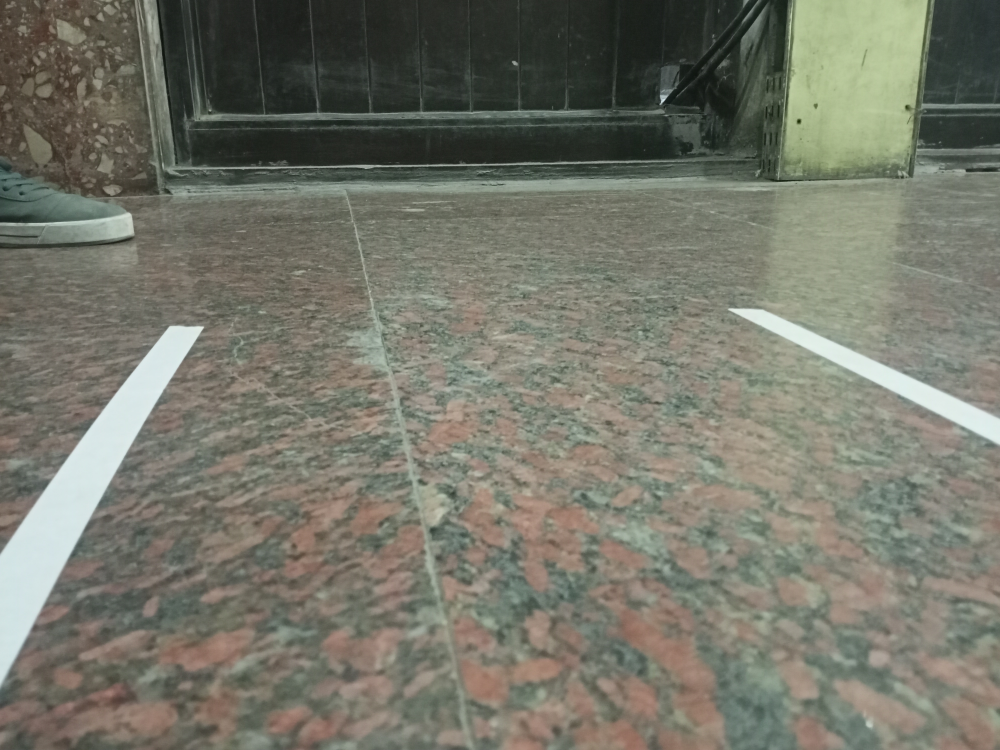
#> input picture auto-drive/lane6.jpg, 4000 x 3000 px (shown at 1/4 size)
$ jupyter execute --allow-errors Autonomous-Lane-Navigation.ipynb
#> lines starting #> are read from the running program, lines starting #| are printed output that depends on the picture; after the words box and inside, x2 and y2 are one past the last pixel; in counts of white or black regions, pixels touching at a corner belong together
# Lane Detection

Source : [DeepPiCar](#https://towardsdatascience.com/deeppicar-part-1-102e03c83f2c)
<br/>
Lane Detection : [auto steering](#https://towardsdatascience.com/deeppicar-part-4-lane-following-via-opencv-737dd9e47c96)
<br/>
Github : [Full Code for reference](#https://github.com/dctian/DeepPiCar/tree/master/driver/code)

[cell 1]
import cv2
import matplotlib.pyplot as plt
import numpy as np
import logging
import math

#> (a cell that did not finish here is left out)

Take image and transform it to HSV

[cell 3]
frame = cv2.imread("lane6.jpg")
#> frame is the input picture: shape (3000, 4000, 3); mean B, G, R 106, 118.4, 117.7
hsv = cv2.cvtColor(frame, cv2.COLOR_BGR2HSV)
#> hsv: shape (3000, 4000, 3); mean H, S, V 38.1, 35.5, 121.9

frameBlue = cv2.imread("laneBlue1.jpg")
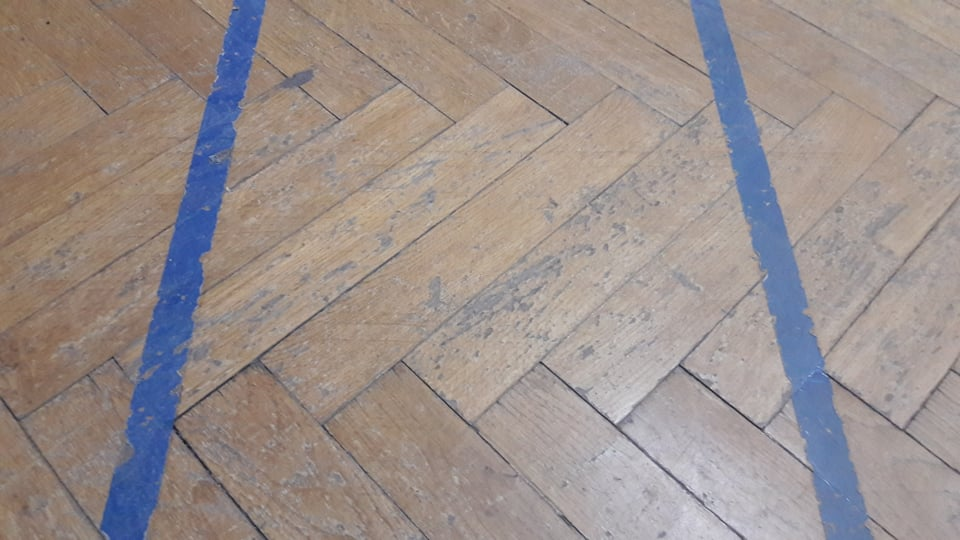
#> input picture auto-drive/laneBlue1.jpg, 960 x 540 px
#> frameBlue is the input picture: shape (540, 960, 3); mean B, G, R 140.2, 143.7, 154.6
hsvBlue = cv2.cvtColor(frameBlue, cv2.COLOR_BGR2HSV)
#> hsvBlue: shape (540, 960, 3); mean H, S, V 34.3, 45.3, 161.3

plt.figure()
plt.imshow(cv2.cvtColor(frame, cv2.COLOR_BGR2RGB))
plt.xticks([]), plt.yticks([])


plt.figure()
plt.imshow(cv2.cvtColor(frameBlue, cv2.COLOR_BGR2RGB))
plt.xticks([]), plt.yticks([])

Filter the track color (White or Blue) only from the frame using Mask

[cell 4]
#range of white in HSV
lowerWhite = np.array([0,0,168])
upperWhite = np.array([172,111,255])

# Range of Blue in HSV
lowerBlue = np.array([60,40,40])
upperBlue = np.array([150,255,255])

# Threshold the HSV image to get only the white
mask = cv2.inRange(hsv, lowerWhite, upperWhite)
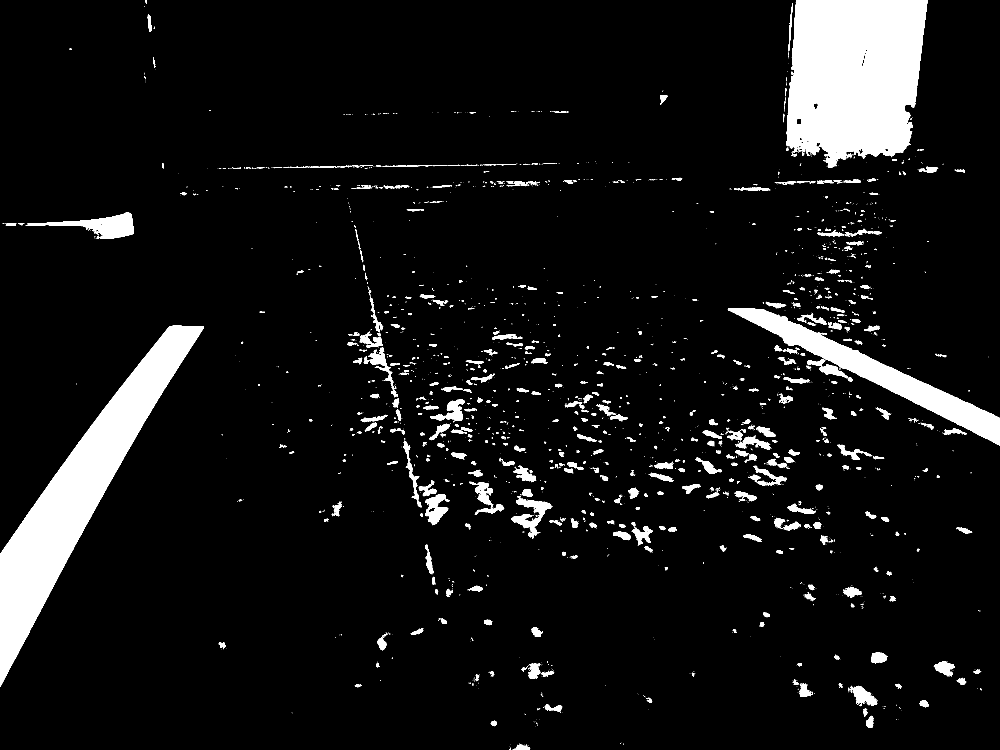
#> mask: shape (3000, 4000) (shown at 1/4 size); 7.5% white; 2870 white regions (2175 under 20 px), largest, box (x1, y1, x2, y2) and area: (3145, 0, 3711, 672) 308541, (0, 1302, 816, 2748) 268898, (2911, 1232, 4000, 1782) 94497
# Bitwise-AND mask and original image
res = cv2.bitwise_and(frame, frame, mask= mask)
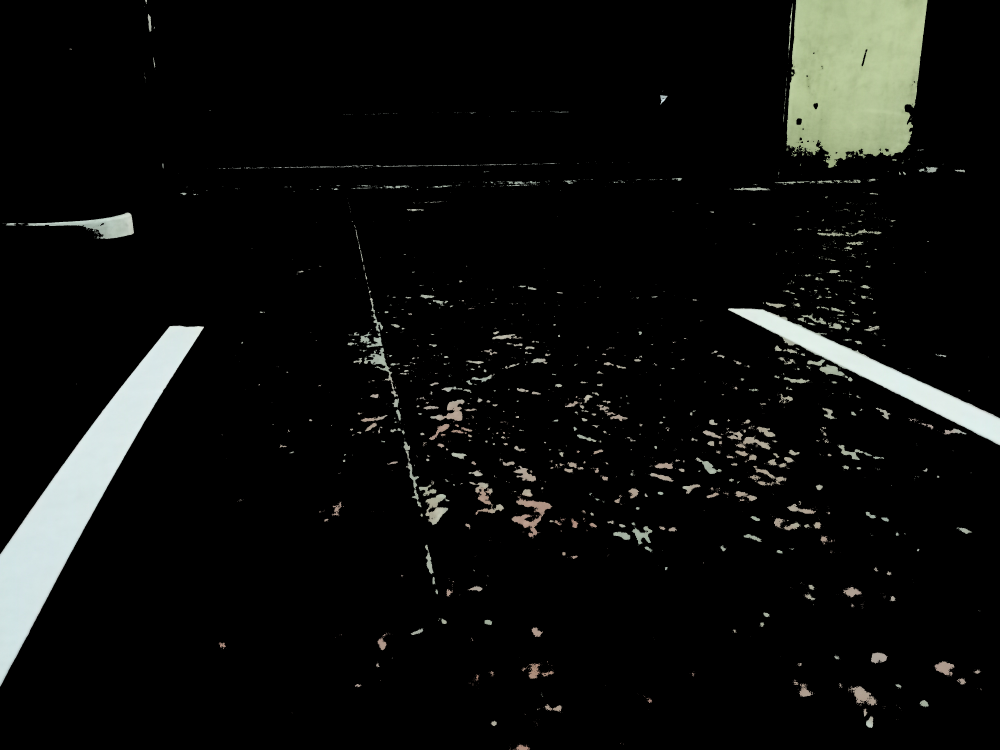
#> res: shape (3000, 4000, 3) (shown at 1/4 size); mean B, G, R 13.6, 15, 14.3

# Threshold the HSV image to get only the Blue
maskBlue = cv2.inRange(hsvBlue, lowerBlue, upperBlue)
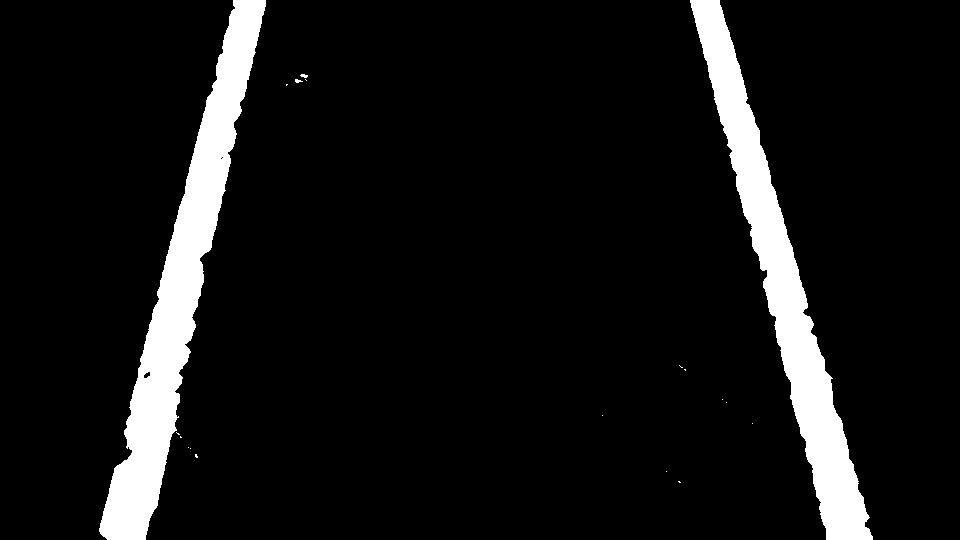
#> maskBlue: shape (540, 960); 8.3% white; 19 white regions (15 under 20 px), largest, box (x1, y1, x2, y2) and area: (99, 0, 266, 540) 22357, (690, 0, 873, 540) 20448, (300, 74, 308, 78) 22, (295, 79, 303, 83) 20

plt.figure()
plt.imshow(cv2.cvtColor(mask, cv2.COLOR_BGR2RGB))
plt.xticks([]), plt.yticks([])

plt.figure()
plt.imshow(cv2.cvtColor(maskBlue, cv2.COLOR_BGR2RGB))
plt.xticks([]), plt.yticks([])

# Detecting Edges of lane

[cell 5]
edges = cv2.Canny(maskBlue, 200, 400)
#> edges: shape (540, 960); 0.48% white in thin lines or dots, all inside (x1, y1, x2, y2) = (98, 0, 873, 540)

plt.figure()
plt.imshow(cv2.cvtColor(edges, cv2.COLOR_BGR2RGB))
plt.xticks([]), plt.yticks([])

## Create Detect edges function

[cell 6]
def detectEdges(frame, lowerColor, upperColor):
    # Transform into HSV
    hsv = cv2.cvtColor(frame, cv2.COLOR_BGR2HSV)
    showImageBGR(frame, "Image")
    showImageBGR(hsv, "HSV")

    # Threshold the HSV image to get only the white
    mask = cv2.inRange(hsv, lowerColor, upperColor)
    # Bitwise-AND mask and original image
    #res = cv2.bitwise_and(frame, frame, mask= mask)
    showImageBGR(mask, "Mask")

    # Detect edges
    edges = cv2.Canny(mask, 200, 400)

    return edges

#> (a cell that did not finish here is left out)

## Isolate region of interest

(NOT Necessery)

[cell 8]
def regionOfInterest(edges):
    height, width = edges.shape
#> height = 540; width = 960
    mask = np.zeros_like(edges)

    # only focus bottom half of the screen
    polygon = np.array([[
        (0, height * 1 / 2),
        (width, height * 1 / 2),
        (width, height),
        (0, height),
    ]], np.int32)

    cv2.fillPoly(mask, polygon, 255)
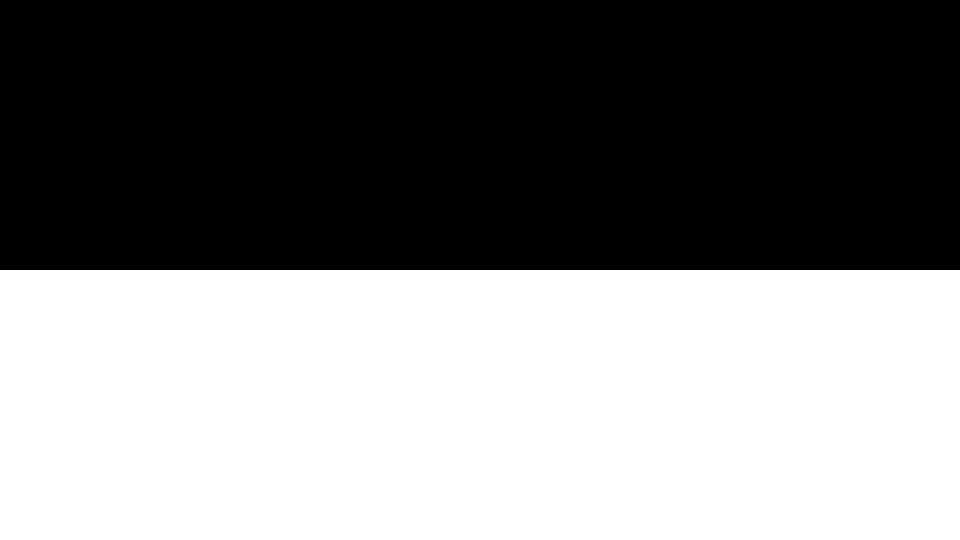
#> mask: shape (540, 960); 50% white; 1 white region, box (x1, y1, x2, y2) and area: (0, 270, 960, 540) 259200
    croppedEdges = cv2.bitwise_and(edges, mask)
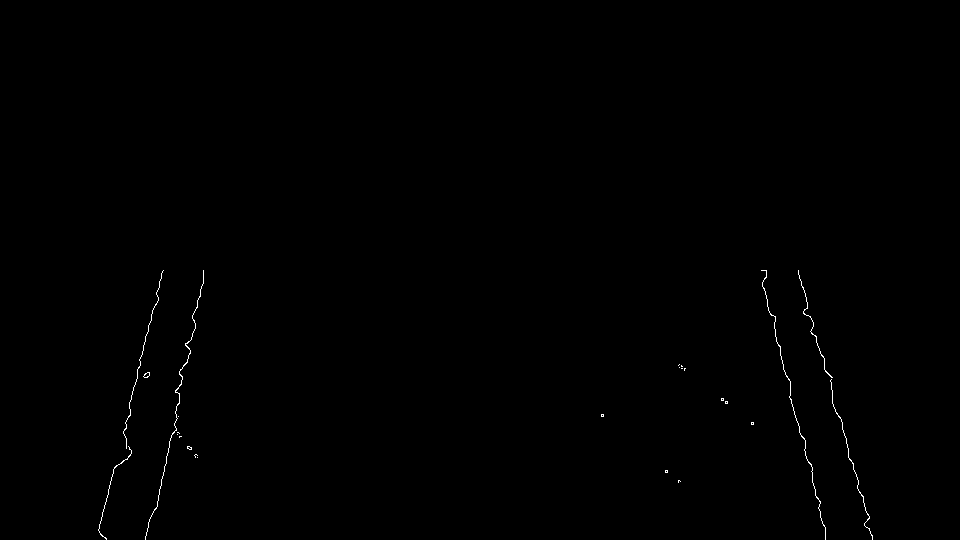
#> croppedEdges: shape (540, 960); 0.25% white in thin lines or dots, all inside (x1, y1, x2, y2) = (98, 270, 873, 540)
    return croppedEdges

[cell 9]
croppedEdges = regionOfInterest(edges)
#> (the rest of this cell did not finish here and is left out)

## Detect Line Segments

Using Hough Transform

[cell 10]
def detectLineSegments(croppedEdges):
    # tuning minThreshold, minLineLength, maxLineGap is a trial and error process by hand
    rho = 1  # distance precision in pixel, i.e. 1 pixel
    angle = np.pi / 180  # angular precision in radian, i.e. 1 degree
    minThreshold = 10  # minimal of votes
    lineSegments = cv2.HoughLinesP(croppedEdges, rho, angle, minThreshold, np.array([]), minLineLength=8, maxLineGap=4)
#> lineSegments = 92 rows, first 6: [254, 50, 265, 2], [129, 407, 135, 382], [728, 29, 746, 92], [155, 509, 172, 433], [184, 187, 197, 136], [156, 294, 173, 230]

    return lineSegments

[cell 11]
lineSegments = detectLineSegments(edges)
# lineSegments = detectLineSegments(croppedEdges)

## Combine Line Segments into two lanes

all line segments belonging to the left lane line should be upward sloping and on the left side of the screen, whereas all line segments belonging to the right lane line should be downward sloping and be on the right side of the screen. Once the line segments are classified into two groups, we just take the average of the slopes and intercepts of the line segments to get the slopes and intercepts of left and right lane lines.

[cell 12]
# [45 lines left out: function averageSlopeIntercept, not called in this run]

Take line slope and intercept and retrun the endpoints of the line

[cell 13]
# [10 lines left out: function makePoints, not called in this run]

## Lane detection and displaying

[cell 14]
def detectLane(frame, lowerColor, upperColor):
    edges = detectEdges(frame, lowerColor, upperColor)
    #croppedEdges = regionOfInterest(edges)
    croppedEdges = edges
    lineSegments = detectLineSegments(croppedEdges)
    laneLines = averageSlopeIntercept(frame, lineSegments)

    return laneLines

[cell 15]
# [8 lines left out: function displayLines, not called in this run]

Testing

[cell 16]
frameTest = cv2.imread("laneBlue4.jpg")
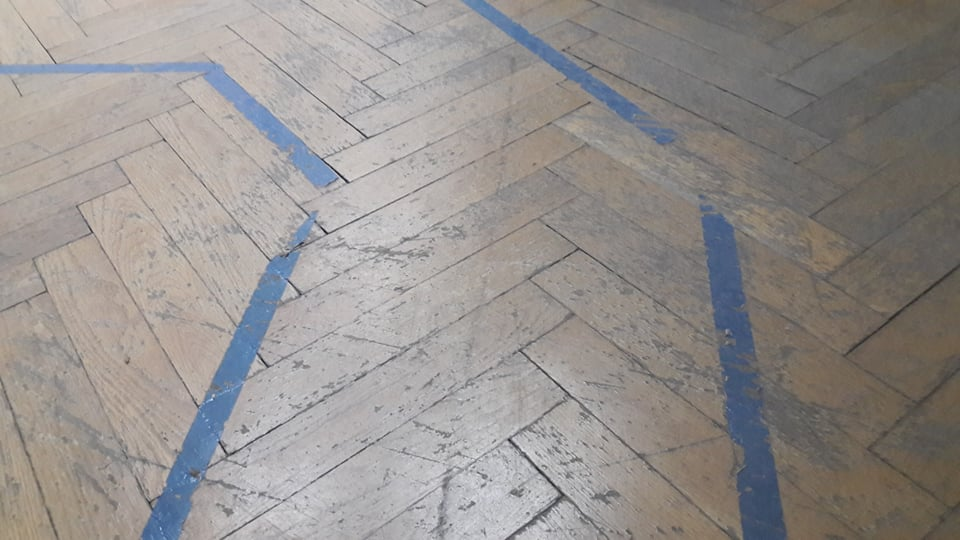
#> input picture auto-drive/laneBlue4.jpg, 960 x 540 px
#> frameTest is the input picture: shape (540, 960, 3); mean B, G, R 141.7, 144.4, 148.8
#> (the rest of this cell did not finish here and is left out)

#> in detectEdges (call 2), `hsv = cv2.cvtColor(frame, cv2.COLOR_BGR2HSV)`: hsv: shape (540, 960, 3); mean H, S, V 43.8, 25.1, 152.1
laneLinesImage = displayLines(frameTest, laneLines)

showImageBGR(laneLinesImage, "Final")
